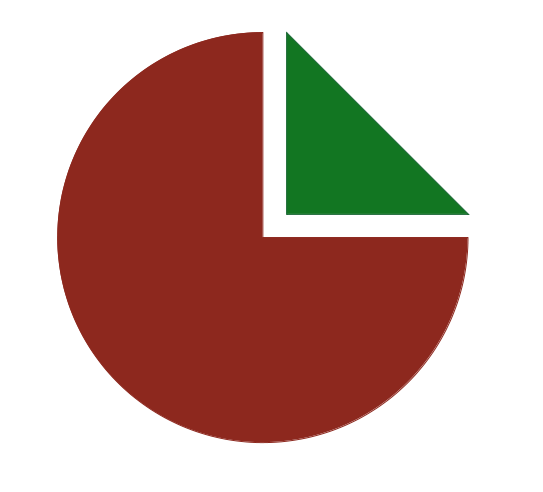
#> input picture CV/circle.png, 543 x 492 px
$ jupyter execute '09 Corner Detection.ipynb'
#> lines starting #> are read from the running program, lines starting #| are printed output that depends on the picture
[cell 1]
import matplotlib.pyplot as plt
import cv2
import numpy as np

[cell 2]
img = cv2.imread('circle.png')
#> img is the input picture: shape (492, 543, 3); mean B, G, R 157.1, 166.1, 197.5
img = cv2.cvtColor(img,cv2.COLOR_BGR2RGB)

[cell 3]
gray = cv2.cvtColor(img,cv2.COLOR_BGR2GRAY)
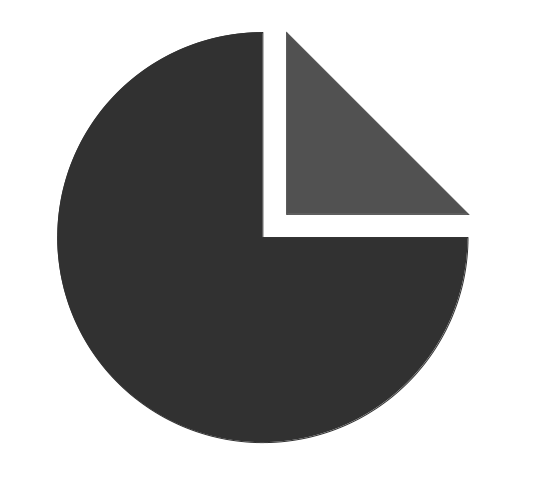
#> gray: shape (492, 543); min 49, max 255, mean 167.1
gray = np.float32(gray)

# Detect corners
# Parameters: src, blocksize, ksize, k
dst = cv2.cornerHarris(gray,2,3,0.02)
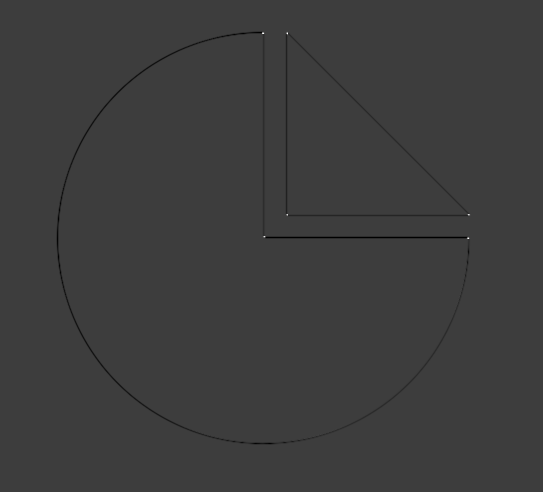
#> dst: shape (492, 543) float32; min -34982428, max 110771608, mean -189740.6; drawn with min black and max white

# Dilate corner image to enhance corner points
dst = cv2.dilate(dst,None)
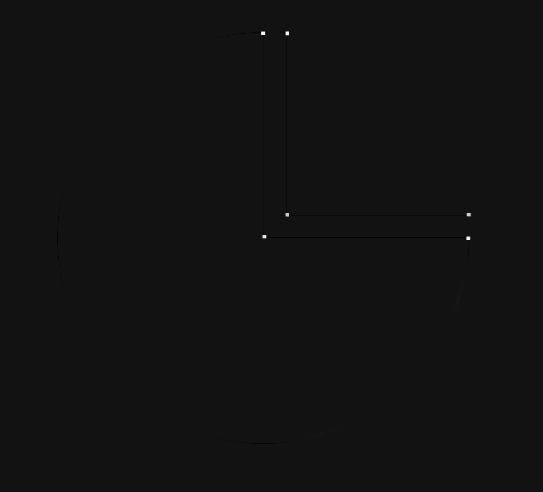
#> dst: shape (492, 543) float32; min -8490908, max 110771608, mean 14345.7; drawn with min black and max white

[cell 4]
dst.shape
#> Out = (492, 543)

[cell 5]
plt.figure(figsize=(16,9))
plt.subplot(1,2,1)
plt.grid()
plt.title('Original Image')
plt.imshow(img)
plt.subplot(1,2,2)
plt.title('Corners')
plt.imshow(dst,cmap='gray');
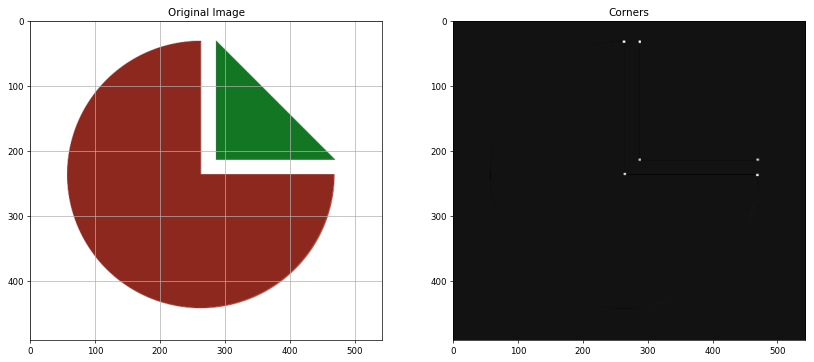
#> figure drawn by matplotlib, 2 panels
